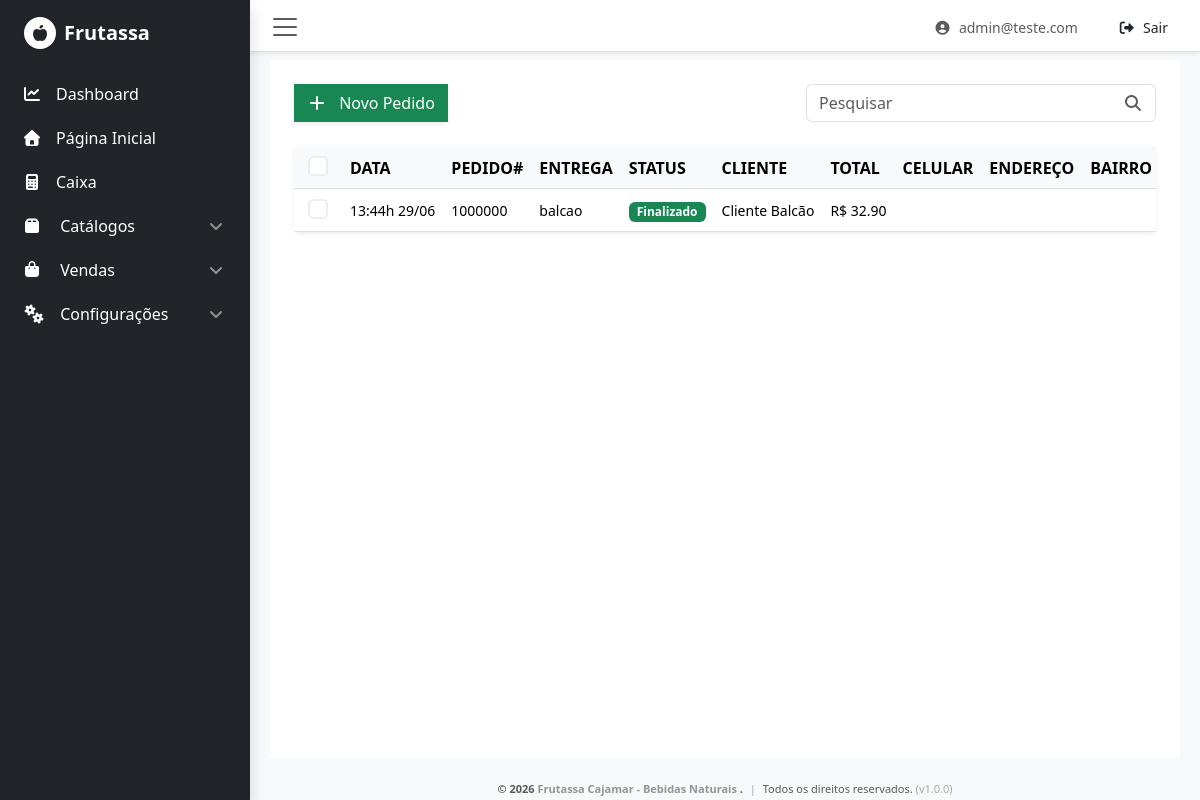
Screenshot of /pedidos (signed in) with the database file from the repository.
### models.py (models this page shows, shortened)
class User(db.Model, UserMixin):
    __tablename__ = 'user'
    id = db.Column(db.Integer, primary_key=True)
    email = db.Column(db.String(255), unique=True, nullable=False)
    password = db.Column(db.String(255), nullable=False)
    active = db.Column(db.Boolean(), default=True)
    fs_uniquifier = db.Column(db.String(64), unique=True, nullable=False)
    is_staff = db.Column(db.Boolean(), default=False)
    is_superuser = db.Column(db.Boolean(), default=False)
    roles = db.relationship('Role', secondary=roles_users, backref=db.backref('users', lazy='dynamic'))

class Orders(db.Model):
  __tablename__ = 'orders'
  id = db.Column(db.Integer, primary_key=True)
  created_at = db.Column(db.DateTime, default=datetime.utcnow, nullable=False)
  updated_at = db.Column(db.DateTime, default=datetime.utcnow, onupdate=datetime.utcnow, nullable=False)
  customer_id = db.Column(db.Integer, db.ForeignKey('customers.id', ondelete='RESTRICT'), nullable=False)
  customer = db.relationship('Customers', backref=db.backref('pedidos', lazy='dynamic'))
  discount = db.Column(db.Numeric(10, 2), default=0.00, nullable=False)
  coupon = db.Column(db.String(50), default="", nullable=False)
  observation = db.Column(db.String(50), default="", nullable=False)
  delivery = db.Column(db.String(20), nullable=False) # balcao, ifood, whatsapp, etc.
  status = db.Column(db.String(20), nullable=False)   # R, EP, PR, F, C
  order_id = db.Column(db.Integer, unique=True, nullable=False)
  total_value = db.Column(db.Numeric(10, 2), default=0.00, nullable=False)

class Customers(db.Model):
    __tablename__ = 'customers'
    id = db.Column(db.Integer, primary_key=True)
    name = db.Column(db.String(255), nullable=False)
    type = db.Column(db.String(2), default='PF', nullable=False)
    document = db.Column(db.String(18), default="", nullable=False)
    email = db.Column(db.String(255), unique=True, nullable=True)
    phone = db.Column(db.String(20), default="", nullable=False)
    address = db.Column(db.String(128), default="", nullable=False)
    district = db.Column(db.String(50), default="", nullable=False)
    data_cadastro = db.Column(db.DateTime, default=datetime.utcnow, nullable=False)
    ativo = db.Column(db.Boolean, default=True, nullable=False)

### Blueprint/pedidos_bp.py (the view)
@pedidos_bp.route('/pedidos')
@admin_required()
def listar():
    pedidos = Orders.query.order_by(Orders.created_at.desc()).all()
    return render_template('site/pedidos.html', pedidos=pedidos)

### extensions.py (called while the page is built)
def admin_required():
    def decorator(f):
        @wraps(f)
        def decorated_function(*args, **kwargs):
            if not current_user.is_authenticated:
                return abort(401)
            is_superuser = getattr(current_user, 'is_superuser', False)
            is_staff = getattr(current_user, 'is_staff', False)
            if not (is_superuser or is_staff):
                return abort(403)
            return f(*args, **kwargs)
        return decorated_function
    return decorator

### templates/site/pedidos.html (shortened to what this page needs)
{% extends 'base.html' %}
{% block content %}
    <div class="container-fluid bg-white p-4" style="min-height: calc(100vh - 102px);">
        <div class="d-flex align-items-center justify-content-between gap-3 mb-4">
            <button type="button" class="btn btn-success shadow-sm rounded-0 w-40 text-nowrap"
                data-bs-toggle="modal"
                data-bs-target="#modal-pedido"
                onclick="DataUpdate()">
                <i class="fas fa-plus me-2"></i> Novo Pedido
            </button>
            <div class="input-group w-50" style="max-width: 350px;">
                <input type="text"
                      id="pesquisa-pedidos"
                      class="form-control border-end-0 shadow-none"
                      placeholder="Pesquisar"
                      aria-label="Pesquisar"
                      onkeyup="filtrarItens(this, 'TbOrders')">
                <span class="input-group-text bg-white border-start-0 text-muted">
                    <i class="fas fa-search"></i>
                </span>
            </div>
        </div>
        <div class="card shadow-sm border-0">
            <div class="card-body p-0">
                <div class="table-responsive">
                    <table class="table table-hover align-middle mb-0 text-nowrap" id="TbOrders">
                        <thead class="table-light text-uppercase fs-7 text-muted border-bottom rounded-0">
                            <tr>
                                <th scope="col" class="ps-3" style="width: 40px;">
                                    <div class="form-check">
                                        <input type="checkbox" class="form-check-input" data-mark-full="pedidos" style="transform: scale(1.2);">
                                    </div>
                                </th>
                                <th scope="col" class="sorting user-select-none" onclick="ordenar(1)" style="cursor: pointer;">Data</th>
                                <th scope="col" class="sorting user-select-none" onclick="ordenar(2)" style="cursor: pointer;">Pedido#</th>
                                <th scope="col" class="sorting user-select-none d-none d-lg-table-cell" onclick="ordenar(3)" style="cursor: pointer;">Entrega</th>
                                <th scope="col" class="sorting user-select-none" onclick="ordenar(4)" style="cursor: pointer;">Status</th>
                                <th scope="col" class="sorting user-select-none" onclick="ordenar(5)" style="cursor: pointer;">Cliente</th>
                                <th scope="col" class="sorting user-select-none" onclick="ordenar(6)" style="cursor: pointer;">Total</th>
                                <th scope="col" class="sorting user-select-none d-none d-xl-table-cell" onclick="ordenar(7)" style="cursor: pointer;">Celular</th>
                                <th scope="col" class="sorting user-select-none d-none d-lg-table-cell" onclick="ordenar(8)" style="cursor: pointer;">Endereço</th>
                                <th scope="col" class="sorting user-select-none d-none d-lg-table-cell pe-3" onclick="ordenar(9)" style="cursor: pointer;">Bairro</th>
                            </tr>
                        </thead>
                        <tbody id="pedidos-tbody" class="text-dark">
                          {% set nomes_status = {
                            'R': 'Realizado',
                            'EP': 'Em Preparação',
                            'PR': 'Pronto p/ Retirada',
                            'F': 'Finalizado',
                            'C': 'Cancelado'
                          } %}
                          {% if pedidos %}
                            {% for pedido in pedidos %}
                            <tr onclick="abrirModalFluxoPedido('{{ pedido.id }}', '{{ pedido.order_id }}')" data-visual-id="{{ pedido.order_id }}" style="cursor: pointer;">
                                <td class="ps-3" onclick="event.stopPropagation();">
                                  <div class="form-check">
                                    <input type="checkbox" class="form-check-input" data-group="pedidos" data-id="{{ pedido.id }}" style="transform: scale(1.2);">
                                  </div>
                                </td>
                                <td data-field="created_at" data-original="{{ pedido.created_at.strftime('%H:%M:%S') if pedido.created_at else '' }}" class="small">
                                  {{ pedido.created_at.strftime('%H:%Mh %d/%m') if pedido.created_at else '' }}
                                </td>
                                <td data-field="order_id" data-original="{{ pedido.order_id }}" class="small">
                                  <span class="fw-medium text-black">{{ pedido.order_id }}</span>
                                </td>
                                <td data-field="delivery" data-original="{{ pedido.delivery }}" class="d-none d-lg-table-cell small">
                                  {{ pedido.delivery }}
                                </td>
                                <td data-field="status" data-original="{{ pedido.status }}">
                                  <span class="badge
                                    {% if pedido.status == 'F' %}bg-success
                                    {% elif pedido.status == 'C' %}bg-danger
                                    {% elif pedido.status == 'EP' %}bg-primary
                                    {% elif pedido.status == 'PR' %}bg-purple
                                    {% else %}bg-warning text-white{% endif %} px-2 py-1 small">
                                    {{ nomes_status.get(pedido.status, pedido.status) }}
                                  </span>
                                </td>
                                <td data-field="customer" data-original="{{ pedido.customer.name if pedido.customer else '' }}" class="small text-truncate" style="max-width: 150px;">
                                  {{ pedido.customer.name if pedido.customer else '' }}
                                </td>
                                <td data-field="total_value" data-original="{{ pedido.total_value }}" class="small">
                                  R$ {{ "%.2f"|format(pedido.total_value) }}
                                </td>
                                <td data-field="phone" data-original="{{ pedido.customer.phone if pedido.customer else '' }}" class="d-none d-xl-table-cell text-muted small">
                                </td>
                                <td data-field="address" data-original="{{ pedido.customer.address if pedido.customer else '' }}" class="d-none d-lg-table-cell text-truncate text-muted small" style="max-width: 200px;">
                                </td>
                                <td data-field="district" data-original="{{ pedido.customer.district if pedido.customer else '' }}" class="d-none d-lg-table-cell text-muted small pe-3">
                                </td>
                              </tr>
                            {% endfor %}
                          {% endif %}
                        </tbody>
                    </table>
                </div>
            </div>
        </div>
    </div>
{% endblock %}

### templates/base.html (shortened to what this page needs)
<!DOCTYPE html>
<html lang="pt-br" class="h-100 m-0 p-0">
    <head>
        <link rel="stylesheet" href="https://cdnjs.cloudflare.com/ajax/libs/font-awesome/7.0.1/css/all.min.css" />
        <link rel="stylesheet" href="https://cdn.jsdelivr.net/npm/bootstrap@5.3.8/dist/css/bootstrap.min.css">
    </head>
    <body data-admin-utc-offset="-10800" class="bg-light h-100 m-0 p-0 overflow-hidden">
        <div class="row g-0 w-100 h-100 align-items-stretch m-0 p-0">
            <nav class="collapse collapse-horizontal show bg-dark text-white shadow h-100 col-auto" id="meuMenu" style="z-index: 1020;">
                <div style="width: 250px;" class="p-2">
                    <div class="d-flex align-items-center py-3 px-3 mb-3" style="height: 50px;">
                        <h5 class="fw-light text-white d-flex align-items-center m-0">
                            <i class="fas fa-apple-whole me-2 bg-white rounded-circle fs-6 shadow-sm d-inline-flex align-items-center justify-content-center"
                               style="width: 32px; height: 32px; color:#212529"></i>
                            <span class="fw-semibold me-3">Frutassa</span>
                        </h5>
                    </div>
                    <ul class="navbar-nav flex-column w-100">
                        {% block nav %}
                            {% for item in menu_items %}
                                {% if item.children %}
                                    <li class="nav-item mb-1">
                                        <button class="btn btn-dark bg-transparent text-white border-0 w-100 text-start d-flex align-items-center justify-content-between py-2 px-3 shadow-none collapsed"
                                                type="button"
                                                data-bs-toggle="collapse"
                                                data-bs-target="#submenu-{{ loop.index }}"
                                                aria-expanded="false"
                                                aria-controls="submenu-{{ loop.index }}">
                                            <div>
                                                <i class="fas fa-{{ item.icon | default('folder') }} me-3 text-center" style="width: 16px;"></i>
                                                <span>{{ item.name }}</span>
                                            </div>
                                            <i class="fas fa-angle-down opacity-50"></i>
                                        </button>
                                    </li>
                                {% else %}
                                    <li class="nav-item mb-1">
                                        <a href="{{ url_for(item.key) if item.key else '#' }}" class="btn btn-dark bg-transparent border-0 text-white w-100 text-start d-flex align-items-center py-2 px-3 shadow-none">
                                            <i class="fas fa-{{ item.icon | default('link') }} me-3 text-center" style="width: 16px;"></i>
                                            <span>{{ item.name }}</span>
                                        </a>
                                    </li>
                                {% endif %}
                            {% endfor %}
                        {% endblock %}
                    </ul>
                </div>
            </nav>
            <div class="col d-flex flex-column h-100" style="overflow-y: auto;">
                <nav class="navbar navbar-light bg-white border-bottom py-2 px-3 shadow-sm" style="height: 52px; min-height: 52px;">
                    <div class="container-fluid p-0">
                        <button class="navbar-toggler border-0 shadow-none p-1 me-2" type="button" data-bs-toggle="collapse" data-bs-target="#meuMenu" aria-controls="meuMenu" aria-expanded="true" aria-label="Toggle navigation">
                            <span class="navbar-toggler-icon"></span>
                        </button>
                        <div class="d-flex align-items-center me-4">
                            <a href="#" class="d-block text-muted text-decoration-none small fw-medium">
                                <i class="fas fa-user-circle me-1"></i> {{ current_user.email | default('Visitante') }}
                            </a>
                        </div>
                        <form action="{{ url_for('security.logout') }}" method="POST" style="display: inline;">
                            <button type="submit" class="btn btn-sm text-dark fw-medium px-3 border-0 bg-transparent shadow-none">
                                <i class="fas fa-sign-out-alt me-1"></i> Sair
                            </button>
                        </form>
                    </div>
                </nav>
                <main class="p-2 flex-grow-1">
                    <div class="container-fluid">
                        {% block content %}{% endblock %}
                    </div>
                </main>
                <footer class="bg-light d-flex align-items-center justify-content-center text-muted mt-auto" style="min-height: 22px; height: 22px; font-size: 11px; padding: 0;">
                    <div class="text-center" style="line-height: 22px;">
                        <strong>&copy; 2026 <a href="#" class="text-decoration-none text-secondary opacity-75">
                            Frutassa Cajamar - Bebidas Naturais
                        </a>.</strong>
                        <span class="mx-1 opacity-50">|</span> Todos os direitos reservados.
                        <span class="d-none d-sm-inline ml-1 opacity-50">(v1.0.0)</span>
                    </div>
                </footer>
            </div>
        </div>
    </body>
</html>

### templates/base.html (style rules this page uses)
button[data-bs-toggle="collapse"] .fa-angle-down { transition: transform 0.3s ease; transform: rotate(180deg); }
button[data-bs-toggle="collapse"].collapsed .fa-angle-down { transform: rotate(0deg); }

### rows the page displays
User: email "admin@teste.com"
Orders: created_at "13:44h 29/06", order_id "1000000", delivery "balcao", get "Finalizado", customer "Cliente Balcão", total_value "32.90"

### other values shown
{{ item.name }} "Dashboard" "Página Inicial" "Caixa"
{{ item.name }} "Catálogos" "Vendas" "Configurações"
